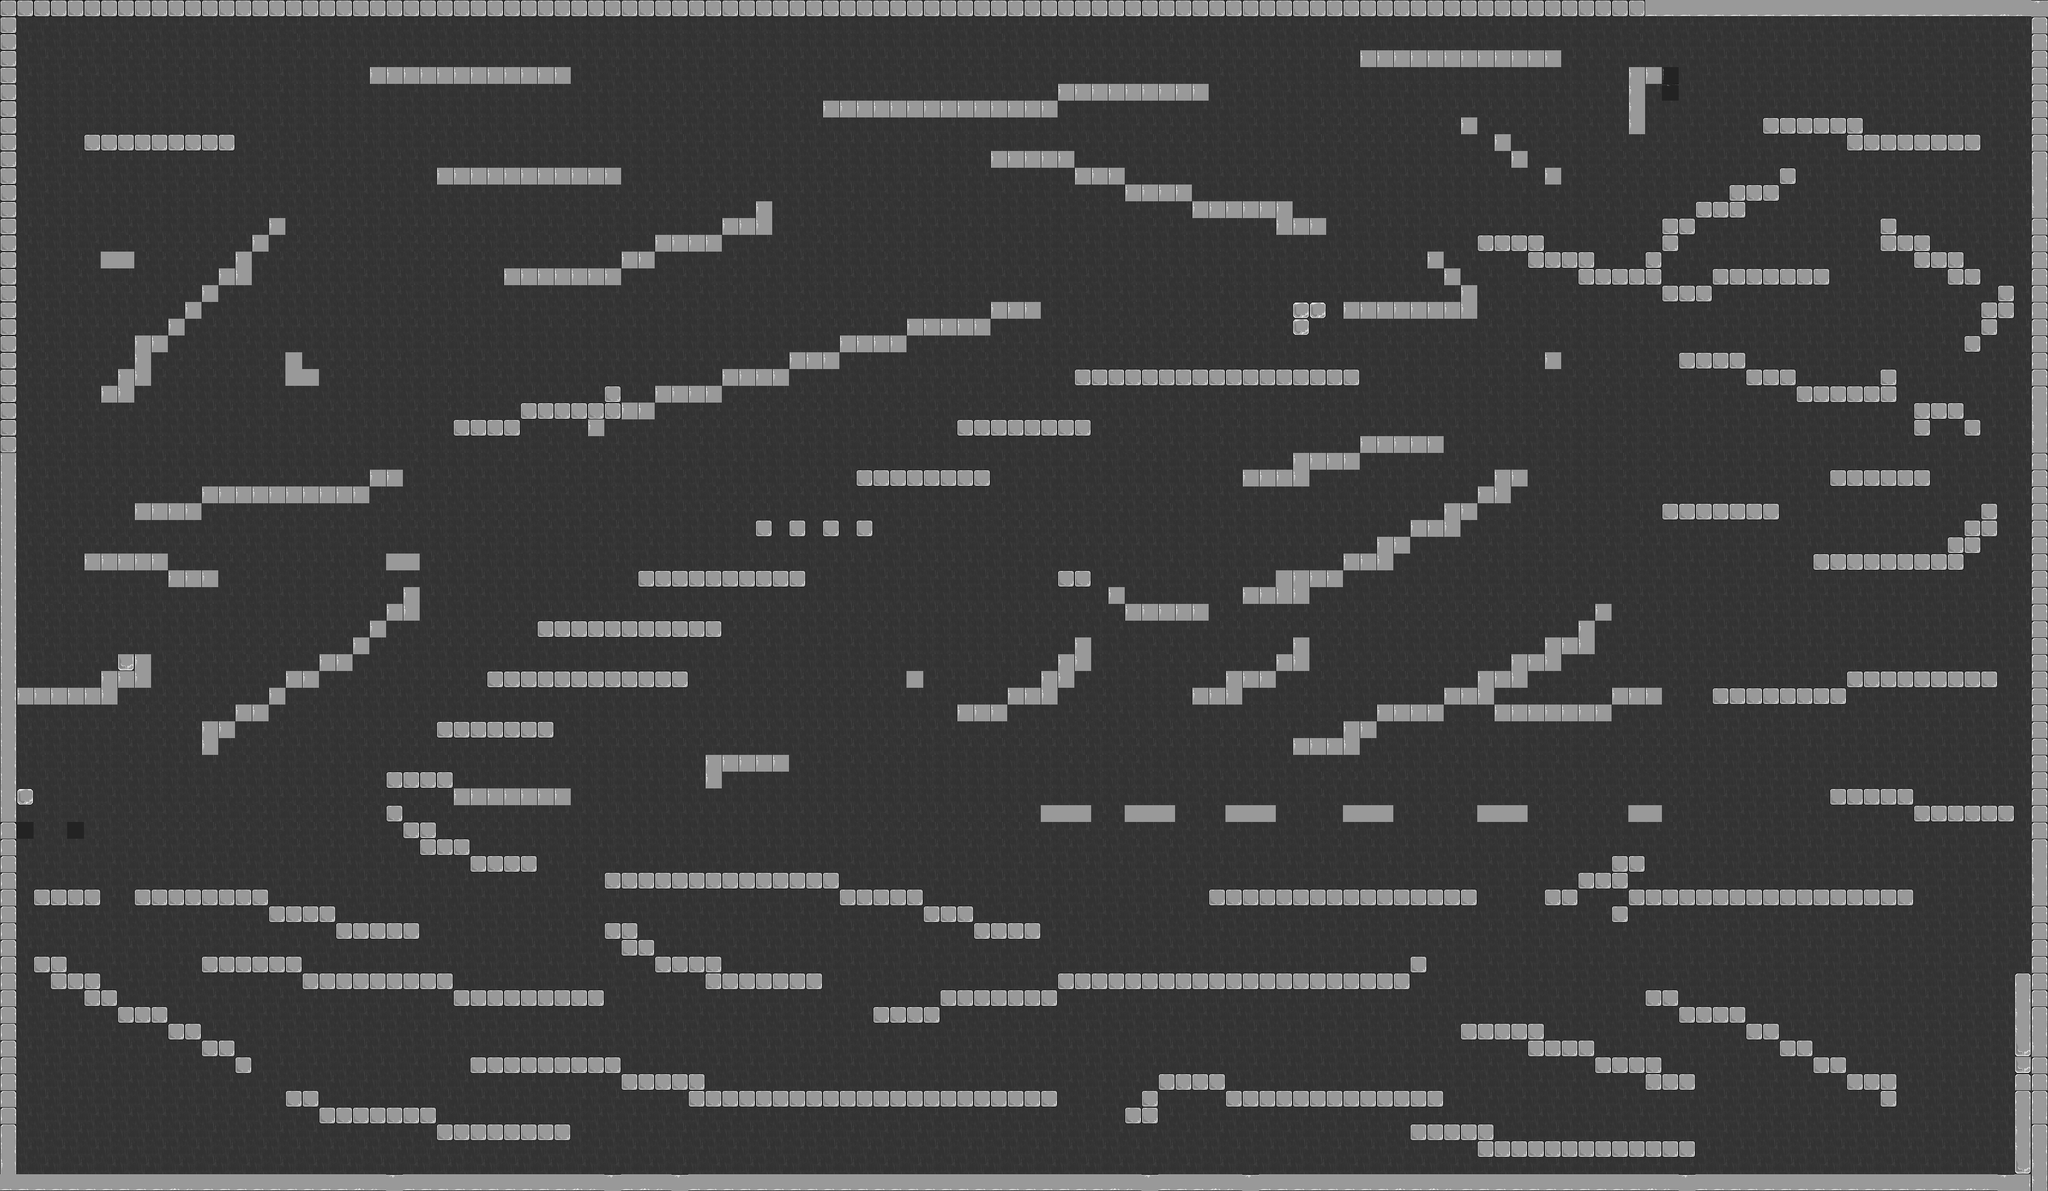

This is a level from a 2D game, rendered from its Tiled map with the project's own tilesets. A one-line summary and the map file follow, with tile-layer data summarised:
An orthogonal 122x71 tile map with 32x32 px tiles, 2 tile layers (BG, solid), 7 tilesets and 39 objects (22x solaris, 14x monstru, 2x end, player).

<map version="1.0" orientation="orthogonal" width="122" height="71" tilewidth="32" tileheight="32" backgroundcolor="#b8b8b8">
 <properties>
  <property name="gravity" value="2" />
  <property name="speed" value="2" />
 </properties>
 <tileset firstgid="1" name="stone" tilewidth="32" tileheight="32">
  <properties>
   <property name="solid" value="" />
  </properties>
  <image source="stone.png" width="192" height="160" />
 </tileset>
 <tileset firstgid="31" name="pipe" tilewidth="32" tileheight="32">
  <properties>
   <property name="spike" value="" />
  </properties>
  <image source="pipe.png" width="128" height="128" />
 </tileset>
 <tileset firstgid="47" name="stone_darker" tilewidth="32" tileheight="32">
  <properties>
   <property name="solid" value="" />
  </properties>
  <image source="stone_darker.png" width="192" height="160" />
 </tileset>
 <tileset firstgid="77" name="decorations" tilewidth="32" tileheight="32">
  <properties>
   <property name="solid" value="" />
  </properties>
  <image source="decorations.png" width="256" height="256" />
 </tileset>
 <tileset firstgid="141" name="small_dark_tile" tilewidth="32" tileheight="32">
  <image source="small_dark_tile.png" width="64" height="64" />
 </tileset>
 <tileset firstgid="145" name="stone darker" tilewidth="32" tileheight="32">
  <image source="stone_darker.png" width="192" height="160" />
 </tileset>
 <tileset firstgid="175" name="stone textured" tilewidth="32" tileheight="32">
  <image source="stone_textured.png" width="192" height="160" />
 </tileset>
 <layer name="BG" width="122" height="71">
  <data>[8662 cells, 8662 non-empty, 7 distinct tile ids]</data>
 </layer>
 <layer name="solid" width="122" height="71">
  <data>[8662 cells, 1286 non-empty, 14 distinct tile ids]</data>
 </layer>
 <objectgroup color="#c80003" name="entitati" width="122" height="71">
  <object name="solaris" x="216" y="1148" width="116" height="60" />
  <object name="monstru" x="413" y="1484" width="262" height="55" />
  <object name="solaris" x="3300" y="427" width="49" height="59" />
  <object name="monstru" x="1116" y="959" width="225" height="70" />
  <object name="monstru" x="1665" y="1492" width="89" height="16" />
  <object name="monstru" x="2108" y="602" width="155" height="36" />
  <object name="player" x="200" y="152" width="66" height="70" />
  <object name="solaris" x="2361" y="1411" width="73" height="83" />
  <object name="monstru" x="52" y="1424" width="253" height="36" />
  <object name="monstru" x="1820" y="840" width="57" height="52" />
  <object name="monstru" x="1358" y="1360" width="123" height="30" />
  <object name="solaris" x="744" y="972" width="76" height="60" />
  <object name="solaris" x="550" y="556" width="76" height="60" />
  <object name="solaris" x="200" y="376" width="76" height="60" />
  <object name="solaris" x="1710" y="1198" width="76" height="60" />
  <object name="solaris" x="2024" y="1002" width="76" height="60" />
  <object name="solaris" x="2408" y="990" width="76" height="60" />
  <object name="solaris" x="2468" y="494" width="76" height="60" />
  <object name="solaris" x="3696" y="846" width="49" height="59" />
  <object name="monstru" x="3224" y="1791" width="219" height="44" />
  <object name="solaris" x="1554" y="1991" width="49" height="59" />
  <object name="monstru" x="1773" y="1494" width="181" height="10" />
  <object name="solaris" x="3557" y="1957" width="49" height="59" />
  <object name="solaris" x="1773" y="106" width="76" height="60" />
  <object name="solaris" x="2833" y="1662" width="76" height="60" />
  <object name="solaris" x="2773" y="1372" width="73" height="83" />
  <object name="monstru" x="896" y="1026" width="181" height="82" />
  <object name="monstru" x="1276" y="1748" width="197" height="24" />
  <object name="monstru" x="210" y="1782" width="129" height="28" />
  <object name="solaris" x="1235" y="611" width="76" height="60" />
  <object name="solaris" x="2062" y="1916" width="76" height="60" />
  <object name="solaris" x="307" y="1606" width="76" height="60" />
  <object name="solaris" x="1084" y="223" width="76" height="60" />
  <object name="solaris" x="2224" y="816" width="76" height="60" />
  <object name="monstru" x="650" y="1968" width="110" height="47" />
  <object name="solaris" x="2430" y="1632" width="76" height="60" />
  <object name="monstru" x="3343" y="1562" width="155" height="48" />
  <object name="end" x="3719" y="2107" width="77" height="92" />
  <object name="end" x="3567" y="71" width="277" height="160" />
 </objectgroup>
</map>
